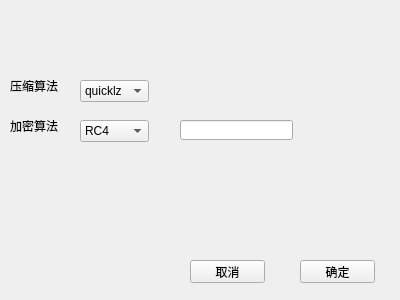
<?xml version="1.0" encoding="UTF-8"?>
<ui version="4.0">
 <class>AdvanceWidget</class>
 <widget class="QWidget" name="AdvanceWidget">
  <property name="geometry">
   <rect>
    <x>0</x>
    <y>0</y>
    <width>400</width>
    <height>300</height>
   </rect>
  </property>
  <property name="windowTitle">
   <string>Form</string>
  </property>
  <widget class="QComboBox" name="cboxCompress">
   <property name="geometry">
    <rect>
     <x>80</x>
     <y>80</y>
     <width>69</width>
     <height>22</height>
    </rect>
   </property>
   <item>
    <property name="text">
     <string>quicklz</string>
    </property>
   </item>
   <item>
    <property name="text">
     <string>fastlz</string>
    </property>
   </item>
   <item>
    <property name="text">
     <string>snappy</string>
    </property>
   </item>
   <item>
    <property name="text">
     <string>LZO/miniLZO</string>
    </property>
   </item>
  </widget>
  <widget class="QComboBox" name="cboxSecret">
   <property name="geometry">
    <rect>
     <x>80</x>
     <y>120</y>
     <width>69</width>
     <height>22</height>
    </rect>
   </property>
   <item>
    <property name="text">
     <string>RC4</string>
    </property>
   </item>
   <item>
    <property name="text">
     <string>RC5</string>
    </property>
   </item>
   <item>
    <property name="text">
     <string>DES</string>
    </property>
   </item>
   <item>
    <property name="text">
     <string>AES</string>
    </property>
   </item>
   <item>
    <property name="text">
     <string>DES</string>
    </property>
   </item>
  </widget>
  <widget class="QPushButton" name="btnCancel">
   <property name="geometry">
    <rect>
     <x>190</x>
     <y>260</y>
     <width>75</width>
     <height>23</height>
    </rect>
   </property>
   <property name="text">
    <string>取消</string>
   </property>
  </widget>
  <widget class="QPushButton" name="btnOk">
   <property name="geometry">
    <rect>
     <x>300</x>
     <y>260</y>
     <width>75</width>
     <height>23</height>
    </rect>
   </property>
   <property name="text">
    <string>确定</string>
   </property>
  </widget>
  <widget class="QLabel" name="label">
   <property name="geometry">
    <rect>
     <x>10</x>
     <y>80</y>
     <width>54</width>
     <height>12</height>
    </rect>
   </property>
   <property name="text">
    <string>压缩算法</string>
   </property>
  </widget>
  <widget class="QLabel" name="label_2">
   <property name="geometry">
    <rect>
     <x>10</x>
     <y>120</y>
     <width>54</width>
     <height>12</height>
    </rect>
   </property>
   <property name="text">
    <string>加密算法</string>
   </property>
  </widget>
  <widget class="QLineEdit" name="lineEditSecret">
   <property name="geometry">
    <rect>
     <x>180</x>
     <y>120</y>
     <width>113</width>
     <height>20</height>
    </rect>
   </property>
  </widget>
 </widget>
 <resources/>
 <connections/>
</ui>
